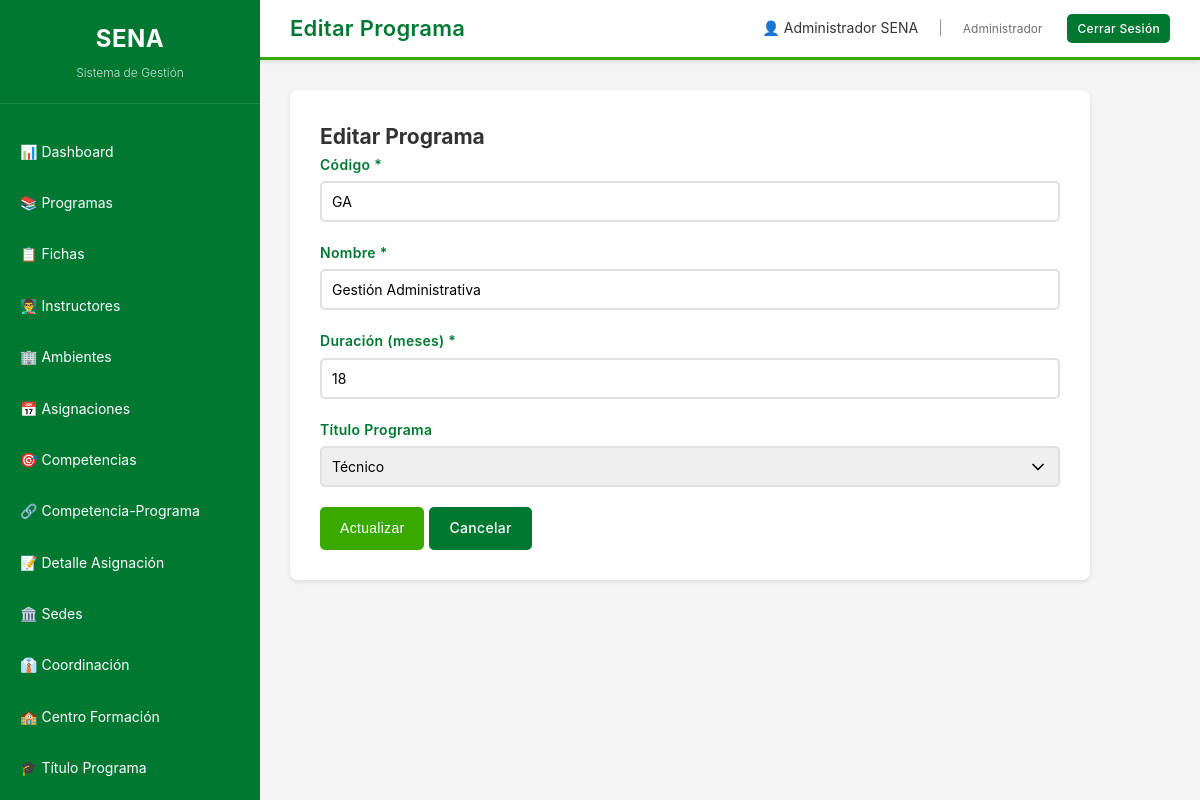
Page /views/programa/editar.php?id=2 (signed in) on the committed database.
### tables this page shows
CREATE TABLE programa (
    id INT PRIMARY KEY AUTO_INCREMENT,
    nombre VARCHAR(200) NOT NULL,
    codigo VARCHAR(50) UNIQUE NOT NULL,
    duracion_meses INT,
    titulo_programa_id INT,
    created_at TIMESTAMP DEFAULT CURRENT_TIMESTAMP,
    FOREIGN KEY (titulo_programa_id) REFERENCES titulo_programa(id) ON DELETE SET NULL
);

CREATE TABLE titulo_programa (
    id INT PRIMARY KEY AUTO_INCREMENT,
    nombre VARCHAR(200) NOT NULL,
    nivel VARCHAR(50),
    created_at TIMESTAMP DEFAULT CURRENT_TIMESTAMP
);

### conexion.php (called while the page is built, shortened)
<?php
class Database {
    private static $instance = null;
    private $conn;
    private function __construct() {
        try {
            $this->conn = new PDO(
                "mysql:host=" . DB_HOST . ";dbname=" . DB_NAME . ";charset=utf8mb4",
                DB_USER,
                DB_PASS,
                [
                    PDO::ATTR_ERRMODE => PDO::ERRMODE_EXCEPTION,
                    PDO::ATTR_DEFAULT_FETCH_MODE => PDO::FETCH_ASSOC,
                    PDO::ATTR_EMULATE_PREPARES => false,
                    PDO::MYSQL_ATTR_INIT_COMMAND => "SET NAMES utf8mb4 COLLATE utf8mb4_unicode_ci"
                ]
            );
            $this->conn->exec("SET CHARACTER SET utf8mb4");
            $this->conn->exec("SET NAMES utf8mb4");
        } catch(PDOException $e) {
            die("Error de conexión: " . $e->getMessage());
        }
    }
    public static function getInstance() {
        if (self::$instance === null) {
            self::$instance = new self();
        }
        return self::$instance;
    }
    public function getConnection() {
        return $this->conn;
    }
}
?>

### model/ProgramaModel.php (called while the page is built, shortened)
<?php
require_once __DIR__ . '/../conexion.php';
class ProgramaModel {
    private $conn;
    public function __construct() {
        $this->conn = Database::getInstance()->getConnection();
    }
    public function getById($id) {
        $stmt = $this->conn->prepare("
            SELECT p.*, t.nombre as titulo_nombre
            FROM programa p
            LEFT JOIN titulo_programa t ON p.titulo_programa_id = t.id
            WHERE p.id = ?
        ");
        $stmt->execute([$id]);
        return $stmt->fetch();
    }
}
?>

### model/TituloProgramaModel.php (called while the page is built, shortened)
<?php
require_once __DIR__ . '/../conexion.php';
class TituloProgramaModel {
    private $conn;
    public function __construct() {
        $this->conn = Database::getInstance()->getConnection();
    }
    public function getAll() {
        $stmt = $this->conn->query("SELECT * FROM titulo_programa ORDER BY id DESC");
        return $stmt->fetchAll();
    }
}
?>

### views/programa/editar.php (the view, shortened to what this page needs)
<?php
require_once __DIR__ . '/../../model/ProgramaModel.php';
require_once __DIR__ . '/../../model/TituloProgramaModel.php';
$model = new ProgramaModel();
$tituloModel = new TituloProgramaModel();
$titulos = $tituloModel->getAll();
$id = $_GET['id'];
$registro = $model->getById($id);
include __DIR__ . '/../layout/header.php';
include __DIR__ . '/../layout/sidebar.php';
?>
<div class="main-content">
    <div class="form-container">
        <h2>Editar Programa</h2>
        <form method="POST">
            <div class="form-group">
                <label>Código *</label>
                <input type="text" name="codigo" class="form-control" value="<?php echo $registro['codigo']; ?>" required>
            </div>
            <div class="form-group">
                <label>Nombre *</label>
                <input type="text" name="nombre" class="form-control" value="<?php echo $registro['nombre']; ?>" required>
            </div>
            <div class="form-group">
                <label>Duración (meses) *</label>
                <input type="number" name="duracion_meses" class="form-control" value="<?php echo $registro['duracion_meses']; ?>" required>
            </div>
            <div class="form-group">
                <label>Título Programa</label>
                <select name="titulo_programa_id" class="form-control">
                    <?php foreach ($titulos as $titulo): ?>
                        <option value="<?php echo $titulo['id']; ?>" <?php echo $registro['titulo_programa_id'] == $titulo['id'] ? 'selected' : ''; ?>>
                            <?php echo $titulo['nombre']; ?>
                        </option>
                    <?php endforeach; ?>
                </select>
            </div>
            <div class="btn-group">
                <button type="submit" class="btn btn-primary">Actualizar</button>
                <a href="index.php" class="btn btn-secondary">Cancelar</a>
            </div>
        </form>
    </div>
</div>
<?php include __DIR__ . '/../layout/footer.php'; ?>

### assets/css/styles.css (style rules this page uses)
:root { --verde-principal: #39A900; --verde-secundario: #007832; --verde-hover: #005a25; --blanco: #ffffff; --gris-claro: #f5f5f5; --gris-medio: #e0e0e0; --gris-texto: #333333; }
* { margin: 0; padding: 0; box-sizing: border-box; }
html { -webkit-font-smoothing: antialiased; -moz-osx-font-smoothing: grayscale; text-rendering: optimizeLegibility; }
body { font-family: 'Poppins', -apple-system, BlinkMacSystemFont, 'Segoe UI', 'Roboto', 'Oxygen', 'Ubuntu', 'Cantarell', sans-serif; background-color: var(--gris-claro); color: var(--gris-texto); -webkit-font-smoothing: antialiased; -moz-osx-font-smoothing: grayscale; font-size: 14px; line-height: 1.6; font-weight: 400; }
.main-content { margin-left: 260px; margin-top: 60px; padding: 30px; min-height: calc(100vh - 60px); }
.btn { padding: 10px 20px; border: none; border-radius: 5px; cursor: pointer; text-decoration: none; display: inline-block; transition: all 0.3s; font-size: 14px; font-weight: 500; letter-spacing: 0.3px; }
.btn-primary { background-color: var(--verde-principal); color: var(--blanco); }
.btn-secondary { background-color: var(--verde-secundario); color: var(--blanco); }
.btn-group { display: flex; gap: 5px; }
.form-container { background: var(--blanco); padding: 30px; border-radius: 8px; box-shadow: 0 2px 5px rgba(0,0,0,0.1); max-width: 800px; }
.form-group { margin-bottom: 20px; }
.form-group label { display: block; margin-bottom: 5px; color: var(--verde-secundario); font-weight: 600; letter-spacing: 0.3px; }
.form-control { width: 100%; padding: 10px; border: 2px solid var(--gris-medio); border-radius: 5px; font-size: 14px; font-family: inherit; transition: border-color 0.3s; }
select.form-control { appearance: none; -webkit-appearance: none; -moz-appearance: none; background-repeat: no-repeat; background-position: right 10px center; background-size: 20px; padding-right: 40px; }

### rows in the picture
programa: codigo "GA", nombre "Gestión Administrativa", duracion_meses "18", titulo_programa_id "Técnico"

### other values in the picture
$pageTitle "Editar Programa"
$_SESSION['usuario_nombre'] "Administrador SENA"
$_SESSION['usuario_rol'] "Administrador"
